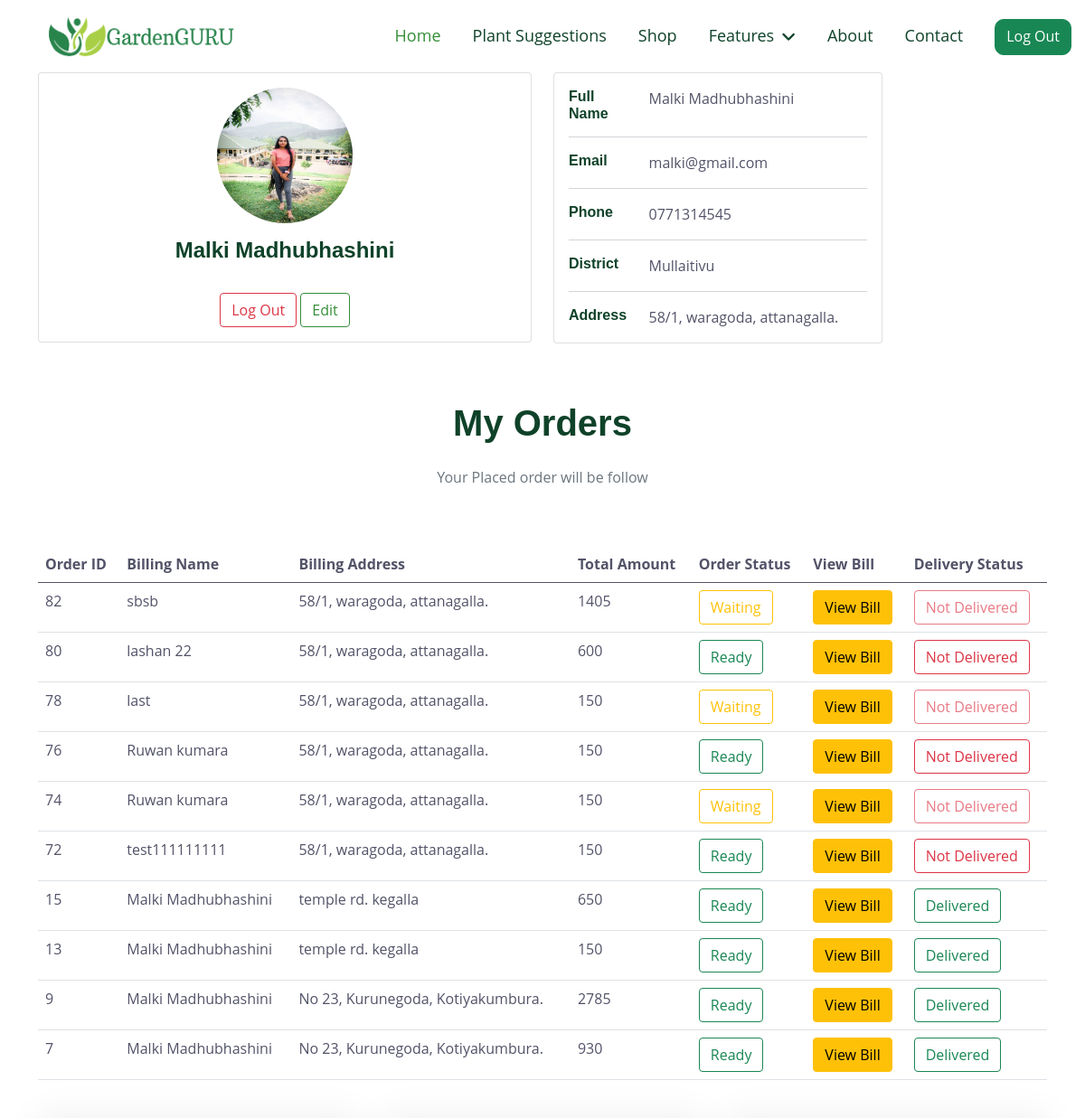
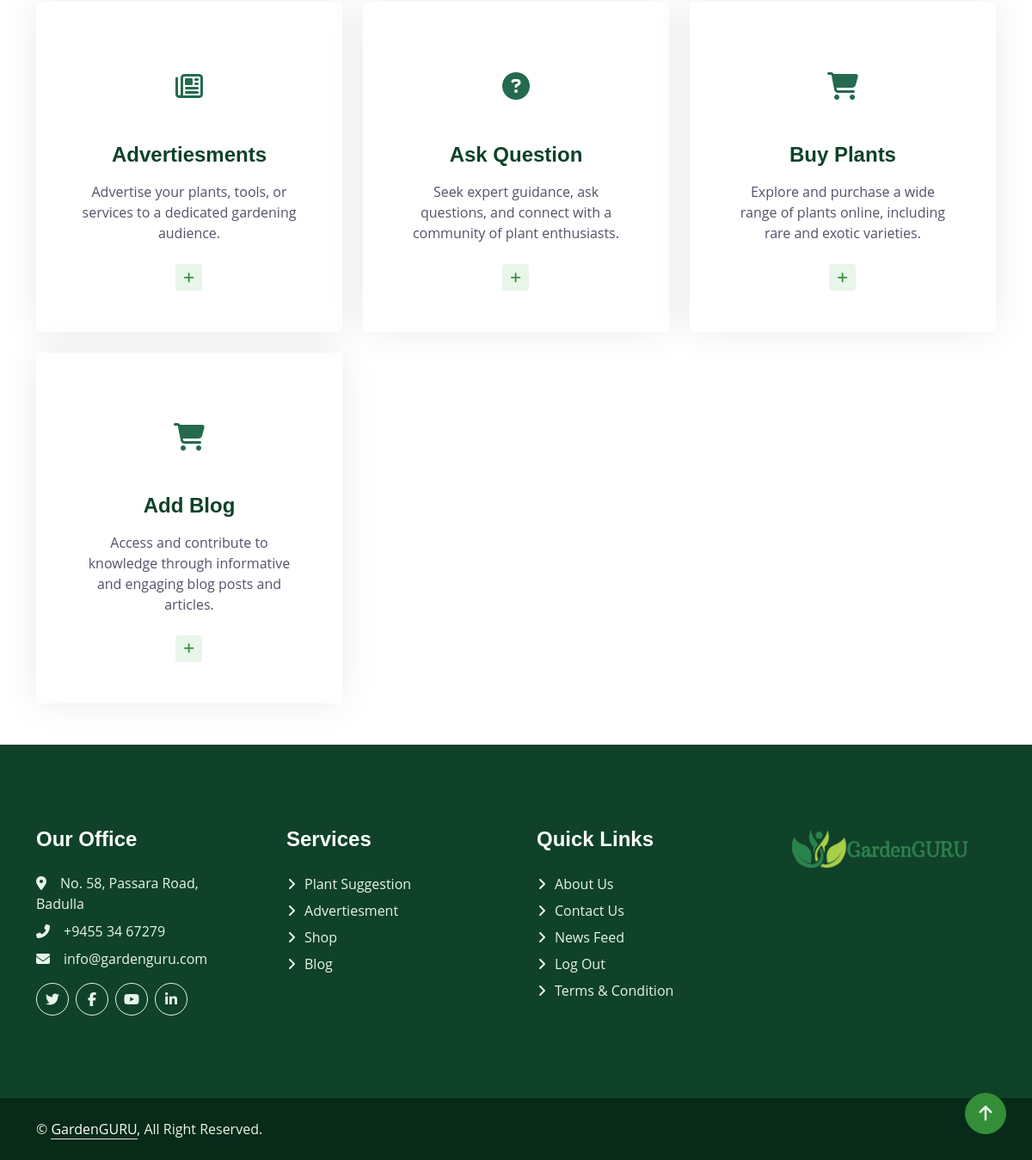
/php/user.php (signed in), run on the app's committed database (2 pictures, top to bottom).
### tables this page shows
CREATE TABLE `orders` (
  `orderID` int(11) NOT NULL,
  `user_id` int(11) NOT NULL,
  `orderDate` date NOT NULL,
  `TotalPrice` int(255) NOT NULL,
  `deliveryAddress` varchar(250) NOT NULL,
  `city` varchar(60) NOT NULL,
  `receiver` varchar(60) NOT NULL,
  `CoNum` int(20) NOT NULL,
  `OrderTransaction` varchar(60) NOT NULL,
  `OrderStatus` varchar(60) NOT NULL,
  `deliveryStatus` varchar(50) DEFAULT NULL
);

### php/classes/persons.php (called while the page is built, shortened)
<?php
class person
{
    protected $FirstName;
    protected $LastName;
    protected $Email;
    public function getFirstName()
    {
        return $this->FirstName;
    }
    public function getLastName()
    {
        return $this->LastName;
    }
    public function getEmail()
    {
        return $this->Email;
    }
}
class user extends person
{
    private $District;
    private $PhoneNo;
    private $Address;
    private $ProPic;
    public function getPropic()
    {
        return $this->ProPic;
    }
    public function getDistrict()
    {
        return $this->District;
    }
    public function getPhoneNo()
    {
        return $this->PhoneNo;
    }
    public function getAddress()
    {
        return $this->Address;
    }
}

### php/user.php (the view, shortened to what this page needs)
<!DOCTYPE html>
<html lang="en">
<?php
require_once './classes/persons.php';
$dbcon = new DbConnector();
if (isset($_SESSION["user"])) {
  $user = $_SESSION["user"];
} else {
  header("Location: ./login.php?error=2");
  exit();
}
?>
<head>
  <link rel="stylesheet" href="https://cdnjs.cloudflare.com/ajax/libs/font-awesome/5.15.3/css/all.min.css">
  <link href="../css/bootstrap.min.css" rel="stylesheet">
  <link href="../css/style.css" rel="stylesheet">
  <link href="../css/popup.css" rel="stylesheet">
</head>
<body>
  <nav class="navbar navbar-expand-lg bg-white navbar-light sticky-top p-0">
    <a href="../index.php" class="navbar-brand d-flex align-items-center px-4 px-lg-5">
      <img src="../images/logo.png" style="width:220px;height:50px;">
    </a>
    <div class="collapse navbar-collapse" id="navbarCollapse">
      <div class="navbar-nav ms-auto p-4 p-lg-0">
        <a href="../index.php" class="nav-item nav-link active">Home</a>
        <a href="./plantSuggestion.php" class="nav-item nav-link">Plant Suggestions</a>
        <a href="./Selling.php" class="nav-item nav-link">Shop</a>
        <div class="nav-item dropdown">
          <a class="nav-link dropdown-toggle" data-bs-toggle="dropdown">Features</a>
        </div>
        <a href="./AboutUs.php" class="nav-item nav-link">About</a>
        <a href="./ContactUs.php" class="nav-item nav-link">Contact</a>
        <a href="./processes/logout.php" class="btn btn-success" style="height: 40px; margin-top: 20px; margin-right: 15px; border-radius: 10px;">Log Out</a>
      </div>
    </div>
  </nav>
  <div class="container">
    <div class="row">
      <div class="col">
        <div class="card">
          <div class="card-body">
            <div class="d-flex flex-column align-items-center text-center">
              <img src="<?php echo $user->getPropic() ?>" alt="Admin" class="rounded-circle" width="150" height="150">
              <div class="mt-3">
                <h4><?php echo $user->getFirstName() . " " . $user->getLastName() ?></h4><br>
                <a class="btn btn-outline-danger " target="" href="./processes/logout.php">Log Out</a>
                <a class="btn btn-outline-primary " target="" href="./editUser.php">Edit</a>
              </div>
            </div>
          </div>
        </div>
      </div>
      <div class="col">
        <div class="col-md-8">
          <div class="card mb-3">
            <div class="card-body">
              <div class="row">
                <div class="col-sm-3">
                  <h6 class="mb-0"><b>Full Name</b></h6>
                </div>
                <div class="col-sm-9 text-secondary">
                  <?php echo $user->getFirstName() . " " . $user->getLastName(); ?>
                </div>
              </div>
              <hr>
              <div class="row">
                <div class="col-sm-3">
                  <h6 class="mb-0"><b>Email</b></h6>
                </div>
                <div class="col-sm-9 text-secondary">
                  <?php echo $user->getEmail() ?>
                </div>
              </div>
              <hr>
              <div class="row">
                <div class="col-sm-3">
                  <h6 class="mb-0"><b>Phone</b></h6>
                </div>
                <div class="col-sm-9 text-secondary">
                  <?php echo $user->getPhoneNo() ?>
                </div>
              </div>
              <hr>
              <div class="row">
                <div class="col-sm-3">
                  <h6 class="mb-0"><b>District</b></h6>
                </div>
                <div class="col-sm-9 text-secondary">
                  <?php echo $user->getDistrict() ?>
                </div>
              </div>
              <hr>
              <div class="row">
                <div class="col-sm-3">
                  <h6 class="mb-0"><b>Address</b></h6>
                </div>
                <div class="col-sm-9 text-secondary">
                  <?php echo $user->getAddress() ?>
                </div>
              </div>
            </div>
          </div>
        </div>
      </div>
    </div>
    <br><br>
    <div class="row mb-5">
      <div class="col-md-8 col-xl-6 text-center mx-auto">
        <h2 class="display-6 fw-bold mb-4">My Orders</h2>
        <p class="text-muted">Your Placed order will be follow</p>
      </div>
    </div>
    <div class="table-responsive table mt-2" style="margin-bottom: 20px;">
      <table class="table my-0" id="dataTable">
        <thead>
          <tr>
            <th>Order ID</th>
            <th>Billing Name</th>
            <th>Billing Address</th>
            <th>Total Amount</th>
            <th>Order Status</th>
            <th>View Bill</th>
            <th>Delivery Status</th>
          </tr>
        </thead>
        <tbody>
          <?php
          try {
            $con = $dbcon->getConnection();
            $query = "SELECT * FROM orders WHERE user_id = ? AND OrderTransaction = 'success' ORDER BY orderID DESC";
            $pstmt = $con->prepare($query);
            $pstmt->bindValue(1, $user->getUserId());
            $pstmt->execute();
            $rs = $pstmt->fetchAll(PDO::FETCH_OBJ);
            foreach ($rs as $order) {
          ?>
              <tr>
                <td><?php echo $order->orderID ?></td>
                <td><?php echo $order->receiver ?></td>
                <td><?php echo $order->deliveryAddress ?></td>
                <td><?php echo $order->TotalPrice ?></td>
                <td>
                  <?php
                  if ($order->OrderStatus == "waiting") {
                  ?>
                    <span class="btn btn-outline-warning">Waiting</span>
                  <?php
                  } else if ($order->OrderStatus == "success") {
                  ?>
                    <span class="btn btn-outline-success">Ready</span>
                  <?php
                  } else if ($order->OrderStatus == "rejected") {
                  ?>
                    <span class="btn btn-outline-danger">Rejected</span>
                  <?php
                  }
                  ?>
                </td>
                <td>
                  <a class="btn btn btn-warning" target="_blank" href="./mybill.php?orderID=<?php echo $order->orderID ?>">View Bill</a>
                </td>
                <td>
                  <?php
                  if ($order->deliveryStatus == "no") {
                  ?>
                    <button type="button" class="btn btn-outline-danger" data-bs-toggle="modal" data-bs-target="#delivery<?php echo $order->orderID ?>" <?php if($order->OrderStatus == "waiting"){?> disabled <?php }  ?> >Not Delivered </button>
                  <?php
                  } else if ($order->deliveryStatus == "yes") {
                  ?>
                    <span class="btn btn-outline-success">Delivered</span>
                  <?php
                  }
                  ?>
              </tr>
          <?php
            }
          } catch (PDOException $exc) {
            echo $exc->getMessage();
          }
          ?>
        </tbody>
      </table>
    </div>
    <div class="row g-4" style="margin-top: 20px;">
      <div class="col-lg-4 col-md-6 wow fadeInUp" data-wow-delay="0.1s">
        <div class="service-item rounded d-flex h-100">
          <div class="service-img rounded">
          </div>
          <div class="service-text rounded p-5">
            <div class="btn-square rounded-circle mx-auto mb-3">
              <i class="fa fa-newspaper-o fa-2xl" style="color: #256a4f;"></i>
            </div>
            <h4 class="mb-3">Advertiesments</h4>
            <p class="mb-4">Advertise your plants, tools, or services to a dedicated gardening audience.</p>
            <button type="button" class="btn btn-sm" data-bs-toggle="modal" data-bs-target="#addadd"><i class="fa fa-plus text-primary me-2"></i>Click here </button>
          </div>
        </div>
      </div>
      <div class="col-lg-4 col-md-6 wow fadeInUp" data-wow-delay="0.3s">
        <div class="service-item rounded d-flex h-100">
          <div class="service-img rounded">
          </div>
          <div class="service-text rounded p-5">
            <div class="btn-square rounded-circle mx-auto mb-3">
              <i class="fa-solid fa-question-circle fa-2xl" style="color: #256a4f;"></i>
            </div>
            <h4 class="mb-3">Ask Question</h4>
            <p class="mb-4">Seek expert guidance, ask questions, and connect with a community of plant enthusiasts.</p>
            <a class="btn btn-sm" href="comForum.php"><i class="fa fa-plus text-primary me-2"></i>Click here</a>
          </div>
        </div>
      </div>
      <div class="col-lg-4 col-md-6 wow fadeInUp" data-wow-delay="0.5s">
        <div class="service-item rounded d-flex h-100">
          <div class="service-img rounded">
          </div>
          <div class="service-text rounded p-5">
            <div class="btn-square rounded-circle mx-auto mb-3">
              <i class="fa-solid fa-shopping-cart fa-2xl" style="color: #256a4f;"></i>
            </div>
            <h4 class="mb-3">Buy Plants</h4>
            <p class="mb-4">Explore and purchase a wide range of plants online, including rare and exotic varieties.</p>
            <a class="btn btn-sm" href="Selling.php"><i class="fa fa-plus text-primary me-2"></i>Click here</a>
          </div>
        </div>
      </div>
      <div class="col-lg-4 col-md-6 wow fadeInUp" data-wow-delay="0.5s">
        <div class="service-item rounded d-flex h-100">
          <div class="service-img rounded">
          </div>
          <div class="service-text rounded p-5">
            <div class="btn-square rounded-circle mx-auto mb-3">
              <i class="fa-solid fa-shopping-cart fa-2xl" style="color: #256a4f;"></i>
            </div>
            <h4 class="mb-3">Add Blog</h4>
            <p class="mb-4">Access and contribute to knowledge through informative and engaging blog posts and articles.</p>
            <button type="button" class="btn btn-sm" data-bs-toggle="modal" data-bs-target="#putblog"><i class="fa fa-plus text-primary me-2"></i>Click here </button>
          </div>
        </div>
      </div>
    </div>
  </div>
  <div class="container-fluid bg-dark text-light footer mt-5 py-5 wow fadeIn" data-wow-delay="0.1s">
    <div class="container py-5">
      <div class="row g-5">
        <div class="col-lg-3 col-md-6">
          <h4 class="text-white mb-4">Our Office</h4>
          <p class="mb-2"><i class="fa fa-map-marker-alt me-3"></i>No. 58, Passara Road, Badulla</p>
          <p class="mb-2"><i class="fa fa-phone-alt me-3"></i>+9455 34 67279</p>
          <p class="mb-2"><i class="fa fa-envelope me-3"></i>info@gardenguru.com</p>
          <div class="d-flex pt-2">
            <a class="btn btn-square btn-outline-light rounded-circle me-2" href="#"><i class="fab fa-twitter"></i></a>
            <a class="btn btn-square btn-outline-light rounded-circle me-2" href="#"><i class="fab fa-facebook-f"></i></a>
            <a class="btn btn-square btn-outline-light rounded-circle me-2" href="#"><i class="fab fa-youtube"></i></a>
            <a class="btn btn-square btn-outline-light rounded-circle me-2" href="#"><i class="fab fa-linkedin-in"></i></a>
          </div>
        </div>
        <div class="col-lg-3 col-md-6">
          <h4 class="text-white mb-4">Services</h4>
          <a class="btn btn-link" href="./plantSuggestion.php">Plant Suggestion</a>
          <a class="btn btn-link" href="./Advertistment.php">Advertiesment</a>
          <a class="btn btn-link" href="./Selling.php">Shop</a>
          <a class="btn btn-link" href="./blog.php">Blog</a>
        </div>
        <div class="col-lg-3 col-md-6">
          <h4 class="text-white mb-4">Quick Links</h4>
          <a class="btn btn-link" href="./AboutUs.php">About Us</a>
          <a class="btn btn-link" href="./ContactUs.php">Contact Us</a>
          <a class="btn btn-link" href="./newsfeed.php">News Feed</a>
          <a class="btn btn-link" href="./login.php">Log Out</a>
          <a class="btn btn-link" href="./termsAndCondition.php">Terms & Condition</a>
        </div>
        <div class="col-lg-3 col-md-6">
          <img src="../images/logo.png" style="width:220px;height:50px;">
        </div>
      </div>
    </div>
  </div>
  <a href="#" class="btn btn-lg btn-primary btn-lg-square rounded-circle back-to-top"><i class="fa fa-arrow-up" aria-hidden="true"></i></a>
  <div class="container-fluid copyright py-4">
    <div class="container">
      <div class="row">
        <div class="col-md-6 text-center text-md-start mb-3 mb-md-0">
          &copy; <a class="border-bottom" href="../index.php">GardenGURU</a>, All Right Reserved.
        </div>
      </div>
    </div>
  </div>
</body>

### css/style.css (style rules this page uses)
:root { --primary: #348E38; --secondary: #525368; --light: #E8F5E9; --dark: #0F4229; }
.back-to-top { position: fixed; display: none; right: 30px; bottom: 30px; z-index: 99; }
h1, .h1, h2, .h2, .fw-bold { font-weight: 700 !important; }
h3, .h3, h4, .h4, .fw-medium { font-weight: 600 !important; }
h5, .h5, h6, .h6, .fw-semi-bold { font-weight: 500 !important; }
.btn { transition: .5s; font-weight: 500; }
.btn-primary, .btn-outline-primary:hover { color: var(--light); }
.btn-square { width: 38px; height: 38px; }
.btn-lg-square { width: 48px; height: 48px; }
.btn-square, .btn-sm-square, .btn-lg-square { padding: 0; display: flex; align-items: center; justify-content: center; font-weight: normal; }
.navbar.sticky-top { top: -100px; transition: .5s; }
.navbar .navbar-brand, .navbar a.btn { height: 80px }
.navbar .navbar-nav .nav-link { margin-right: 35px; padding: 25px 0; color: var(--dark); font-size: 18px; font-weight: 500; outline: none; }
.navbar .navbar-nav .nav-link:hover, .navbar .navbar-nav .nav-link.active { color: var(--primary); }
.navbar .dropdown-toggle::after { border: none; content: "\f107"; font-family: "Font Awesome 5 Free"; font-weight: 900; vertical-align: middle; margin-left: 8px; }
.service-item { position: relative; text-align: center; }
.service-item .service-img { position: absolute; width: 100%; height: 100%; top: 0; left: 0; overflow: hidden; z-index: -1; }
.service-item .service-text { background: #FFFFFF; box-shadow: 0 0 45px rgba(0, 0, 0, .08); transition: .3s; }
.service-item .service-text h4, .service-item .service-text p { transition: .3; }
.service-item .service-text .btn-square { width: 100px; height: 100px; background: transparent; transition: .5s; }
.service-item .service-text .btn { width: 31px; height: 31px; display: inline-flex; align-items: center; color: var(--dark); background: var(--light); white-space: nowrap; overflow: hidden; transition: .3s; }
.footer .btn.btn-link { display: block; margin-bottom: 5px; padding: 0; text-align: left; color: var(--light); font-weight: normal; text-transform: capitalize; transition: .3s; }
.footer .btn.btn-link::before { position: relative; content: "\f105"; font-family: "Font Awesome 5 Free"; font-weight: 900; margin-right: 10px; }
.copyright { color: var(--light); background: #072A19; }
.copyright a { color: #FFFFFF; }

### data on the page
orders: orderID "82", receiver "sbsb", deliveryAddress "58/1, waragoda, attanagalla.", TotalPrice "1405", OrderStatus "Waiting"
orders: orderID "80", receiver "lashan 22", deliveryAddress "58/1, waragoda, attanagalla.", TotalPrice "600", OrderStatus "Ready"
orders: orderID "78", receiver "last", deliveryAddress "58/1, waragoda, attanagalla.", TotalPrice "150", OrderStatus "Waiting"
orders: orderID "76", receiver "Ruwan kumara", deliveryAddress "58/1, waragoda, attanagalla.", TotalPrice "150", OrderStatus "Ready"
orders: orderID "74", receiver "Ruwan kumara", deliveryAddress "58/1, waragoda, attanagalla.", TotalPrice "150", OrderStatus "Waiting"
orders: orderID "72", receiver "test111111111", deliveryAddress "58/1, waragoda, attanagalla.", TotalPrice "150", OrderStatus "Ready"
orders: orderID "15", receiver "Malki Madhubhashini", deliveryAddress "temple rd. kegalla", TotalPrice "650", OrderStatus "Ready", deliveryStatus "Delivered"
orders: orderID "13", receiver "Malki Madhubhashini", deliveryAddress "temple rd. kegalla", TotalPrice "150", OrderStatus "Ready", deliveryStatus "Delivered"
orders: orderID "9", receiver "Malki Madhubhashini", deliveryAddress "No 23, Kurunegoda, Kotiyakumbura.", TotalPrice "2785", OrderStatus "Ready", deliveryStatus "Delivered"
orders: orderID "7", receiver "Malki Madhubhashini", deliveryAddress "No 23, Kurunegoda, Kotiyakumbura.", TotalPrice "930", OrderStatus "Ready", deliveryStatus "Delivered"

### other printed values
$user->getFirstName() "Malki"
$user->getLastName() "Madhubhashini"
$user->getEmail() "malki@gmail.com"
$user->getPhoneNo() "0771314545"
$user->getDistrict() "Mullaitivu"
$user->getAddress() "58/1, waragoda, attanagalla."
